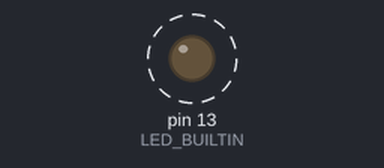
The sketch below on a simulated Teensy 4. Parts: output pins drawn as LEDs (lit = HIGH). Dashed ring = blinking. What the sketch prints to the serial monitor is not drawn.

Above: at 0.5 s.
Timing chart, 0 to 4.6 s (numbered marks = the images above):
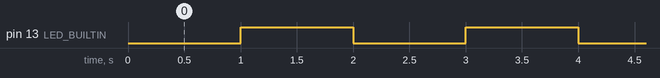

Measured:
- by itself, pin 13 (LED_BUILTIN): alternates HIGH for 1.0 s and LOW for 1.0 s

The sketch:

teensythrottletest.ino
```cpp
void setup() {
  // put your setup code here, to run once:
  Serial.begin(9600);
  Serial.printf("begin\n");
  pinMode(LED_BUILTIN, OUTPUT);

  Serial.printf("serial began\n");


    // Initialize inputs.

}

void loop() {
  // put your main code here, to run repeatedly:
  //Serial.printf("loop\n");
  uint32_t cur_millis = millis();
  static uint32_t blink_period = 0;
    if (throttle_ms(1000, cur_millis, &blink_period)) {
        digitalWriteFast(LED_BUILTIN, (uint8_t)(!digitalReadFast(LED_BUILTIN)));
    Serial.printf("throttled\n");

  }
}

bool throttle_ms(uint32_t period_ms, uint32_t cur_time, uint32_t *prev_period) {
    uint32_t cur_period = cur_time / period_ms;
    if (cur_period == *prev_period) {
        return false;  // We're in the same period
    } else {
        //if (slips && *prev_period && cur_period != *prev_period+1)(*slips)++;
        *prev_period = cur_period;
        return true;
    }
}
```
